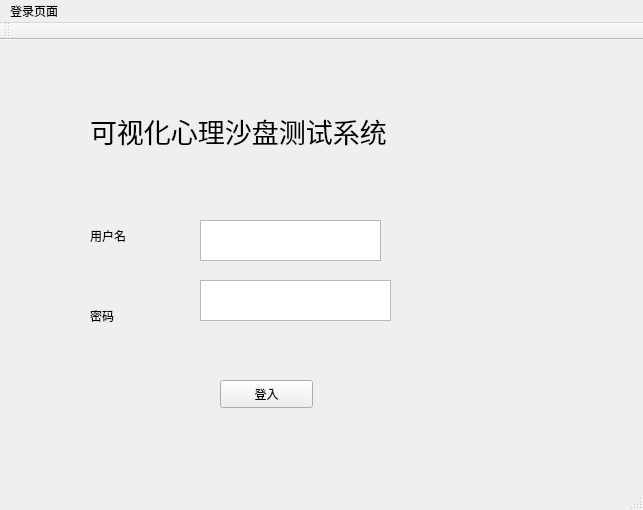
<?xml version="1.0" encoding="UTF-8"?>
<ui version="4.0">
 <class>MainWindow</class>
 <widget class="QMainWindow" name="MainWindow">
  <property name="geometry">
   <rect>
    <x>0</x>
    <y>0</y>
    <width>643</width>
    <height>510</height>
   </rect>
  </property>
  <property name="windowTitle">
   <string>MainWindow</string>
  </property>
  <widget class="QWidget" name="centralWidget">
   <widget class="QLabel" name="label">
    <property name="geometry">
     <rect>
      <x>90</x>
      <y>40</y>
      <width>391</width>
      <height>101</height>
     </rect>
    </property>
    <property name="font">
     <font>
      <pointsize>20</pointsize>
     </font>
    </property>
    <property name="text">
     <string>可视化心理沙盘测试系统</string>
    </property>
   </widget>
   <widget class="QLabel" name="label_2">
    <property name="geometry">
     <rect>
      <x>90</x>
      <y>170</y>
      <width>61</width>
      <height>51</height>
     </rect>
    </property>
    <property name="text">
     <string>用户名</string>
    </property>
   </widget>
   <widget class="QTextBrowser" name="textBrowser">
    <property name="geometry">
     <rect>
      <x>200</x>
      <y>180</y>
      <width>181</width>
      <height>41</height>
     </rect>
    </property>
   </widget>
   <widget class="QLabel" name="label_3">
    <property name="geometry">
     <rect>
      <x>90</x>
      <y>260</y>
      <width>71</width>
      <height>31</height>
     </rect>
    </property>
    <property name="text">
     <string>密码</string>
    </property>
   </widget>
   <widget class="QTextBrowser" name="textBrowser_2">
    <property name="geometry">
     <rect>
      <x>200</x>
      <y>240</y>
      <width>191</width>
      <height>41</height>
     </rect>
    </property>
   </widget>
   <widget class="QPushButton" name="register_2">
    <property name="geometry">
     <rect>
      <x>220</x>
      <y>340</y>
      <width>93</width>
      <height>28</height>
     </rect>
    </property>
    <property name="text">
     <string>登入</string>
    </property>
   </widget>
  </widget>
  <widget class="QMenuBar" name="menuBar">
   <property name="geometry">
    <rect>
     <x>0</x>
     <y>0</y>
     <width>643</width>
     <height>26</height>
    </rect>
   </property>
   <widget class="QMenu" name="menu">
    <property name="title">
     <string>登录页面</string>
    </property>
   </widget>
   <addaction name="menu"/>
  </widget>
  <widget class="QToolBar" name="mainToolBar">
   <attribute name="toolBarArea">
    <enum>TopToolBarArea</enum>
   </attribute>
   <attribute name="toolBarBreak">
    <bool>false</bool>
   </attribute>
  </widget>
  <widget class="QStatusBar" name="statusBar"/>
 </widget>
 <layoutdefault spacing="6" margin="11"/>
 <resources/>
 <connections/>
</ui>
